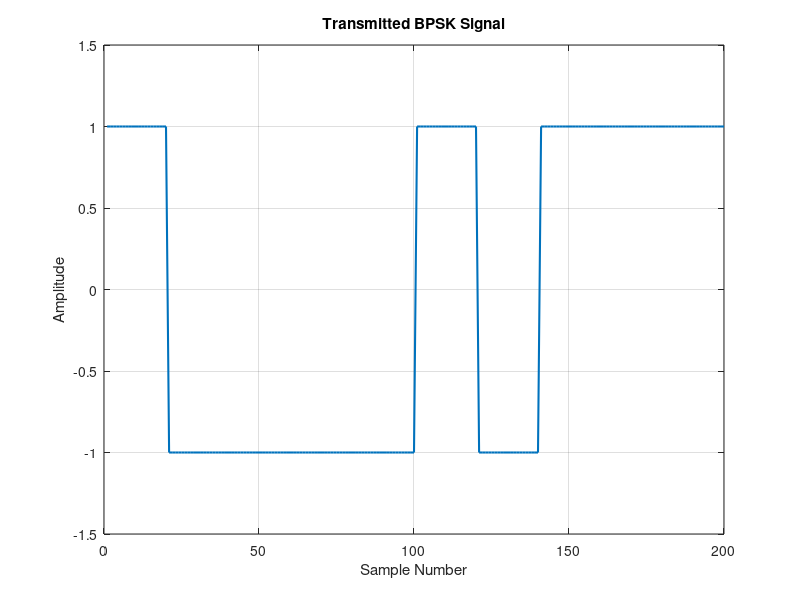
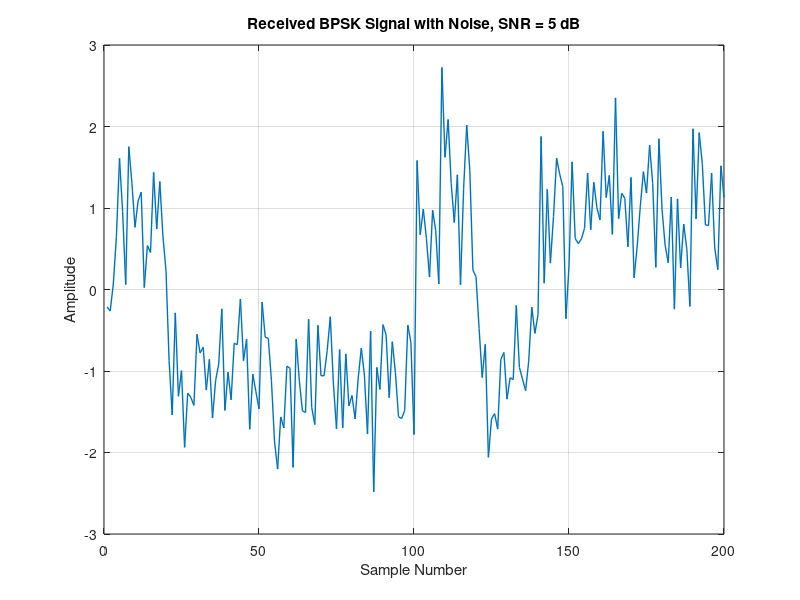
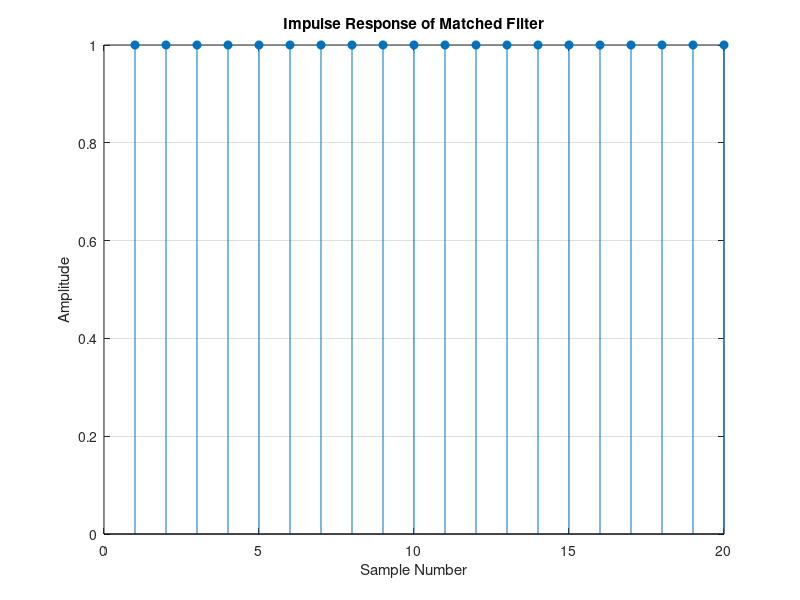
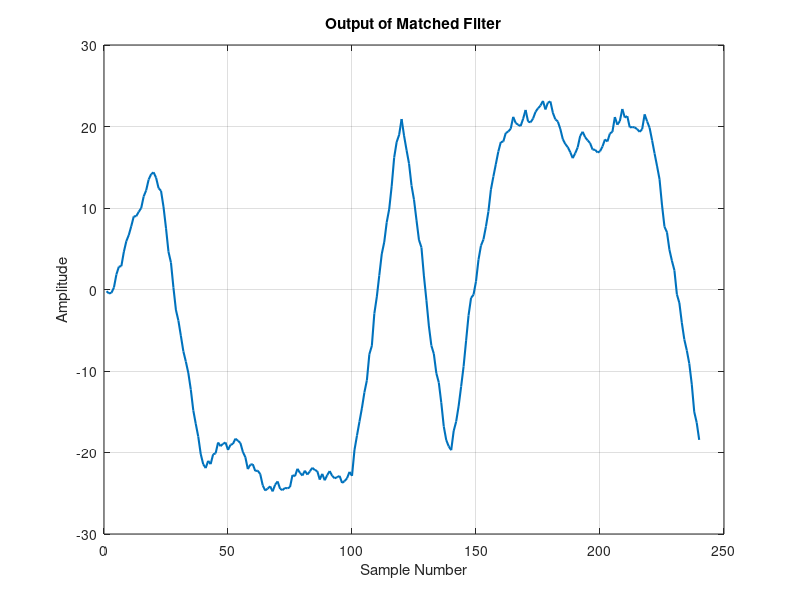

Write the MATLAB code that produced these figures, in order.
%% EXPERIMENT 4
% Matched Filter Based Signal Detection
% and Eye Diagram Investigation

clear;
clc;
close all;

%  GENERATE RANDOM BITS

% Number of bits to transmit
N = 1000;

% Generate random bits: either 0 or 1
bits = randi([0 1], 1, N);

% Display first 20 bits
disp('First 20 transmitted bits:');
disp(bits(1:20));


%% 
%  BPSK MODULATION

bpsk_symbols = 2*bits - 1;

% Display first 20 BPSK symbols
disp('First 20 BPSK symbols:');
disp(bpsk_symbols(1:20));


%% 
% CONVERT EACH SYMBOL INTO A PULSE


% Number of samples used to represent one bit
samples_per_bit = 20;

transmitted_signal = repelem(bpsk_symbols, samples_per_bit);


%% 
% PLOT THE TRANSMITTED BPSK SIGNAL


figure;

% Plot only first 10 bits so that waveform is clearly visible
plot(transmitted_signal(1:10*samples_per_bit), 'LineWidth', 1.5);

grid on;

xlabel('Sample Number');
ylabel('Amplitude');

title('Transmitted BPSK Signal');

ylim([-1.5 1.5]);


%% 
% ADD AWGN NOISE


% Choose SNR
SNR_dB = 5;

% Calculate signal power
signal_power = mean(transmitted_signal.^2);

% Convert SNR from dB to normal value
SNR = 10^(SNR_dB/10);

% Calculate required noise power
noise_power = signal_power/SNR;

% Generate Gaussian noise
noise = sqrt(noise_power)*randn(size(transmitted_signal));

% Received signal = transmitted signal + noise
received_signal = transmitted_signal + noise;


%%
%  PLOT THE NOISY RECEIVED SIGNAL

figure;

plot(received_signal(1:10*samples_per_bit), 'LineWidth', 1);

grid on;

xlabel('Sample Number');
ylabel('Amplitude');

title(['Received BPSK Signal with Noise, SNR = ', ...
       num2str(SNR_dB), ' dB']);


%% 
% CREATE THE MATCHED FILTER

transmitted_pulse = ones(1, samples_per_bit);

matched_filter = fliplr(transmitted_pulse);


%% 
%  DISPLAY THE MATCHED FILTER


figure;

stem(matched_filter, 'filled');

grid on;

xlabel('Sample Number');
ylabel('Amplitude');

title('Impulse Response of Matched Filter');


%%
%  PASS RECEIVED SIGNAL THROUGH MATCHED FILTER


% Convolution performs the filtering operation.

matched_filter_output = conv(received_signal, matched_filter);


%%
%  PLOT MATCHED FILTER OUTPUT


figure;

plot(matched_filter_output(1:12*samples_per_bit), ...
     'LineWidth', 1.5);

grid on;

xlabel('Sample Number');
ylabel('Amplitude');

title('Output of Matched Filter');


%% 
%  TAKE SAMPLES AT THE DECISION POINT



first_sample = samples_per_bit;

% Sampling locations
sample_positions = first_sample : samples_per_bit : ...
                   first_sample + (N-1)*samples_per_bit;

% Take the samples
decision_samples = matched_filter_output(sample_positions);


%%
% NORMALIZE THE SAMPLES


decision_samples = decision_samples / samples_per_bit;


%% 
% MAKE THE DECISION


detected_bits = decision_samples >= 0;



%% 
% CALCULATE NUMBER OF ERRORS


% Compare transmitted bits and detected bits

number_of_errors = sum(bits ~= detected_bits);


%% 
% CALCULATE BER


% BER = Number of errors / Total number of bits

BER = number_of_errors / N;


%% 
%  EYE DIAGRAM OF TRANSMITTED SIGNAL


figure;

hold on;

% Number of eye traces
number_of_traces = 50;

% Each trace contains two bits
eye_length = 2*samples_per_bit;

for k = 1:number_of_traces

    % Starting position of the trace
    start_position = (k-1)*samples_per_bit + 1;

    % Ending position
    end_position = start_position + eye_length - 1;

    % Make sure we do not go outside the signal
    if end_position <= length(transmitted_signal)

        % Take two-bit portion
        eye_signal = transmitted_signal(start_position:end_position);

        % Plot it
        plot(eye_signal);

    end

end

grid on;

xlabel('Time');
ylabel('Amplitude');

title('Eye Diagram of Transmitted BPSK Signal');

hold off;


%% 
% EYE DIAGRAM OF NOISY RECEIVED SIGNAL


figure;

hold on;

for k = 1:number_of_traces

    start_position = (k-1)*samples_per_bit + 1;

    end_position = start_position + eye_length - 1;

    if end_position <= length(received_signal)

        % Take two-bit portion
        eye_signal = received_signal(start_position:end_position);

        % Plot it
        plot(eye_signal);

    end

end

grid on;

xlabel('Time');
ylabel('Amplitude');

title(['Eye Diagram of Received Signal, SNR = ', ...
       num2str(SNR_dB), ' dB']);

hold off;


%% 
% BER FOR DIFFERENT SNR VALUES

% SNR values that we want to test

SNR_values = 0:2:20;

% Create an empty array to store BER
BER_values = zeros(size(SNR_values));


% Repeat the experiment for different SNR values

for i = 1:length(SNR_values)

    % Current SNR
    current_SNR_dB = SNR_values(i);

    % Convert dB to normal SNR
    current_SNR = 10^(current_SNR_dB/10);

    % Calculate noise power
    current_noise_power = signal_power/current_SNR;

    % Generate noise
    current_noise = sqrt(current_noise_power) ...
                    * randn(size(transmitted_signal));

    % Add noise
    current_received_signal = ...
        transmitted_signal + current_noise;

    % Matched filter
    current_output = ...
        conv(current_received_signal, matched_filter);

    % Take samples
    current_samples = current_output(sample_positions);

    % Normalize
    current_samples = current_samples/samples_per_bit;

    % Make decisions
    current_detected_bits = current_samples >= 0;

    % Count errors
    current_errors = ...
        sum(bits ~= current_detected_bits);

    % Calculate BER
    BER_values(i) = current_errors/N;
    
end


%% 
% PLOT BER VS SNR

figure;

semilogy(SNR_values, BER_values, 'o-', ...
         'LineWidth', 1.5);

grid on;

xlabel('SNR (dB)');
ylabel('Bit Error Rate (BER)');

title('BER Performance of Matched Filter');
